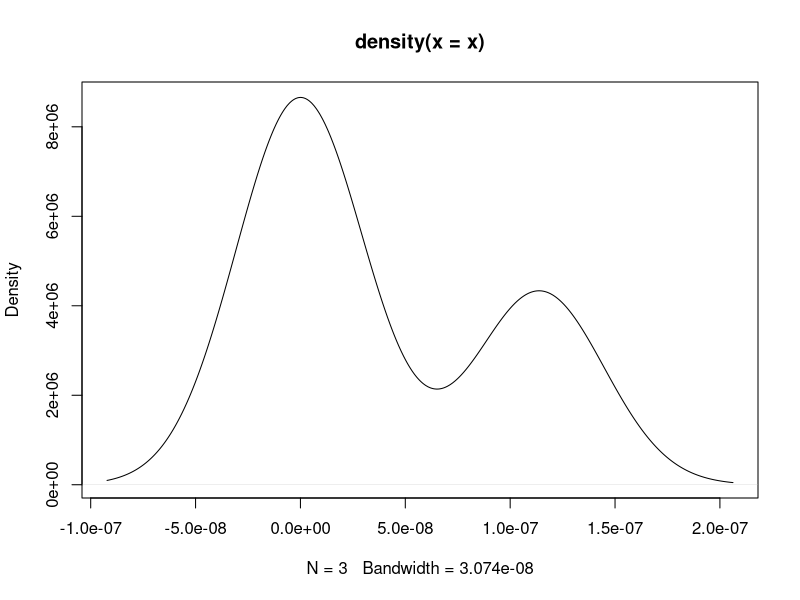

Write R code to recreate this figure.
################################################################################
# Density Distribution Function
################################################################################

dgev <- function(x, mu, sigma, delta){
  
  y <- (1/sigma) * (delta + 1) * abs(x)^delta * exp( - (x*abs(x)^delta - mu)/sigma - exp( -(x*abs(x)^delta - mu)/sigma ) )
  return(y)
}


x <- dgev(x = c(1,0,-1), mu = 4, sigma = 1, delta = 2)
plot(density(x))
